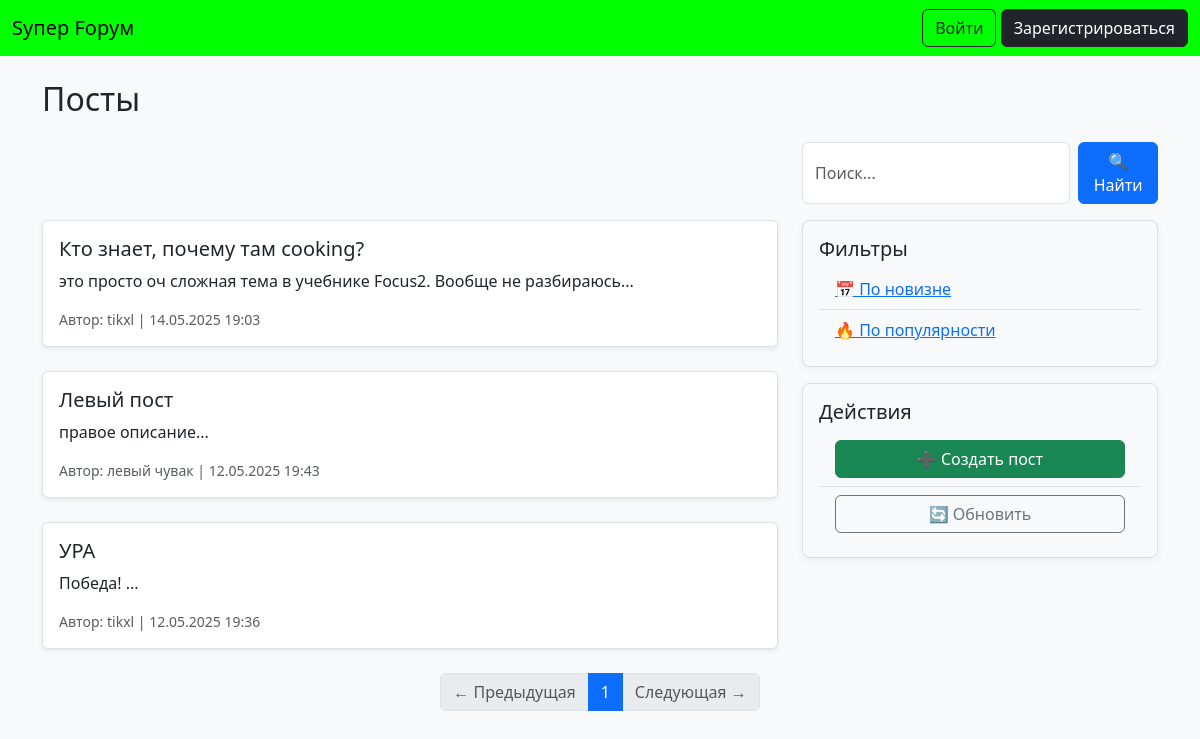
The page / on the database its author committed.
### app.py (models this page shows)
class Post(db.Model):
    id = db.Column(db.Integer, primary_key=True)
    title = db.Column(db.String(200), nullable=False)
    content = db.Column(db.Text, nullable=False)
    date = db.Column(db.DateTime, default=datetime.utcnow)
    user_id = db.Column(db.Integer, db.ForeignKey('user.id'), nullable=False)

class User(UserMixin, db.Model):
    id = db.Column(db.Integer, primary_key=True)
    username = db.Column(db.String(80), unique=True, nullable=False)
    password = db.Column(db.String(120), nullable=False)
    avatar = db.Column(db.String(255))
    description = db.Column(db.Text)
    posts = db.relationship('Post', backref='author', lazy=True)
    comments = db.relationship('Comment', backref='author', lazy=True)

### app.py (the view)
@app.route('/')
def index():
    sort_by = request.args.get('sort', 'new')
    search_query = request.args.get('search', '')
    page = request.args.get('page', 1, type=int)
    posts_query = Post.query
    if search_query:
        posts_query = posts_query.filter(Post.title.ilike(f'%{search_query}%'))
    if sort_by == 'popular':
        posts_query = db.session.query(Post).outerjoin(Comment).group_by(Post.id).order_by(db.func.count(Comment.id).desc())
        if search_query:
            posts_query = posts_query.filter(Post.title.ilike(f'%{search_query}%'))
    else:
        posts_query = posts_query.order_by(Post.date.desc())
    pagination = posts_query.paginate(page=page, per_page=5)
    posts = pagination.items
    return render_template('index.html', posts=posts, sort_by=sort_by, pagination=pagination, search_query=search_query)

### templates/index.html (shortened to what this page needs)
{% extends "base.html" %}
{% block content %}
<h2 class="mb-4">Посты</h2>
<div class="row mb-3">
    <div class="col-md-8"></div>
    <div class="col-md-4">
        <form method="GET" class="d-flex">
            <input type="text" name="search" class="form-control me-2" placeholder="Поиск..." value="{{ request.args.get('search', '') }}">
            <button class="btn btn-primary" type="submit">🔍 Найти</button>
        </form>
    </div>
</div>
<div class="row">
    <div class="col-md-8">
        {% for post in posts %}
        <div class="card mb-4 shadow-sm border rounded p-3 bg-white">
            <h5 class="card-title">
                <a href="{{ url_for('view_post', post_id=post.id) }}">{{ post.title }}</a>
            </h5>
            <p class="card-text">{{ post.content[:200] }}...</p>
            <small class="text-muted">
                Автор: {{ post.author.username }} | {{ post.date.strftime('%d.%m.%Y %H:%M') }}
            </small>
        </div>
        {% endfor %}
    </div>
    <div class="col-md-4">
        <div class="card bg-light mb-3">
            <div class="card-body">
                <h5>Фильтры</h5>
                <ul class="list-group list-group-flush">
                    <li class="list-group-item bg-light"><a href="?sort=new">📅 По новизне</a></li>
                    <li class="list-group-item bg-light"><a href="?sort=popular">🔥 По популярности</a></li>
                </ul>
            </div>
        </div>
        <div class="card bg-light">
            <div class="card-body">
                <h5>Действия</h5>
                <ul class="list-group list-group-flush">
                    <li class="list-group-item bg-light">
                        <a href="{{ url_for('create_post') }}" class="btn btn-success w-100">➕ Создать пост</a>
                    </li>
                    <li class="list-group-item bg-light">
                        <a href="#" class="btn btn-outline-secondary w-100">🔄 Обновить</a>
                    </li>
                </ul>
            </div>
        </div>
    </div>
</div>
<nav aria-label="Page navigation">
    <ul class="pagination justify-content-center">
        {% if pagination.has_prev %}
            <li class="page-item">
                <a class="page-link" href="{{ url_for('index', sort=sort_by, page=pagination.prev_num, search=request.args.get('search')) }}">← Предыдущая</a>
            </li>
        {% else %}
            <li class="page-item disabled"><span class="page-link">← Предыдущая</span></li>
        {% endif %}
        {% for p in pagination.iter_pages() %}
            {% if p %}
                <li class="page-item {% if p == pagination.page %}active{% endif %}">
                    <a class="page-link" href="{{ url_for('index', sort=sort_by, page=p, search=request.args.get('search')) }}">{{ p }}</a>
                </li>
            {% else %}
                <li class="page-item disabled"><span class="page-link">…</span></li>
            {% endif %}
        {% endfor %}
        {% if pagination.has_next %}
            <li class="page-item">
                <a class="page-link" href="{{ url_for('index', sort=sort_by, page=pagination.next_num, search=request.args.get('search')) }}">Следующая →</a>
            </li>
        {% else %}
            <li class="page-item disabled"><span class="page-link">Следующая →</span></li>
        {% endif %}
    </ul>
</nav>
{% endblock %}

### static/style.css (style rules this page uses)
body { background-color: #f8f9fa; font-family: 'Segoe UI', Tahoma, Geneva, Verdana, sans-serif; }
.card { border: 1px solid #ddd; border-radius: 8px; box-shadow: 0 2px 8px rgba(0, 0, 0, 0.05); transition: box-shadow 0.3s ease; margin-bottom: 2rem; }
.card-title a { color: #212529; text-decoration: none; }
.pagination .page-item.active .page-link { background-color: #0d6efd; border-color: #0d6efd; }

### rows shown on the page
Post: title "Кто знает, почему там cooking?", content "это просто оч сложная тема в учебнике Focus2. Вообще не разбираюсь", author.username "tikxl", date "14.05.2025 19:03"
Post: title "Левый пост", content "правое описание", author.username "левый чувак", date "12.05.2025 19:43"
Post: title "УРА", content "Победа!", author.username "tikxl", date "12.05.2025 19:36"

### other values the page prints
{{ p }} "1"
